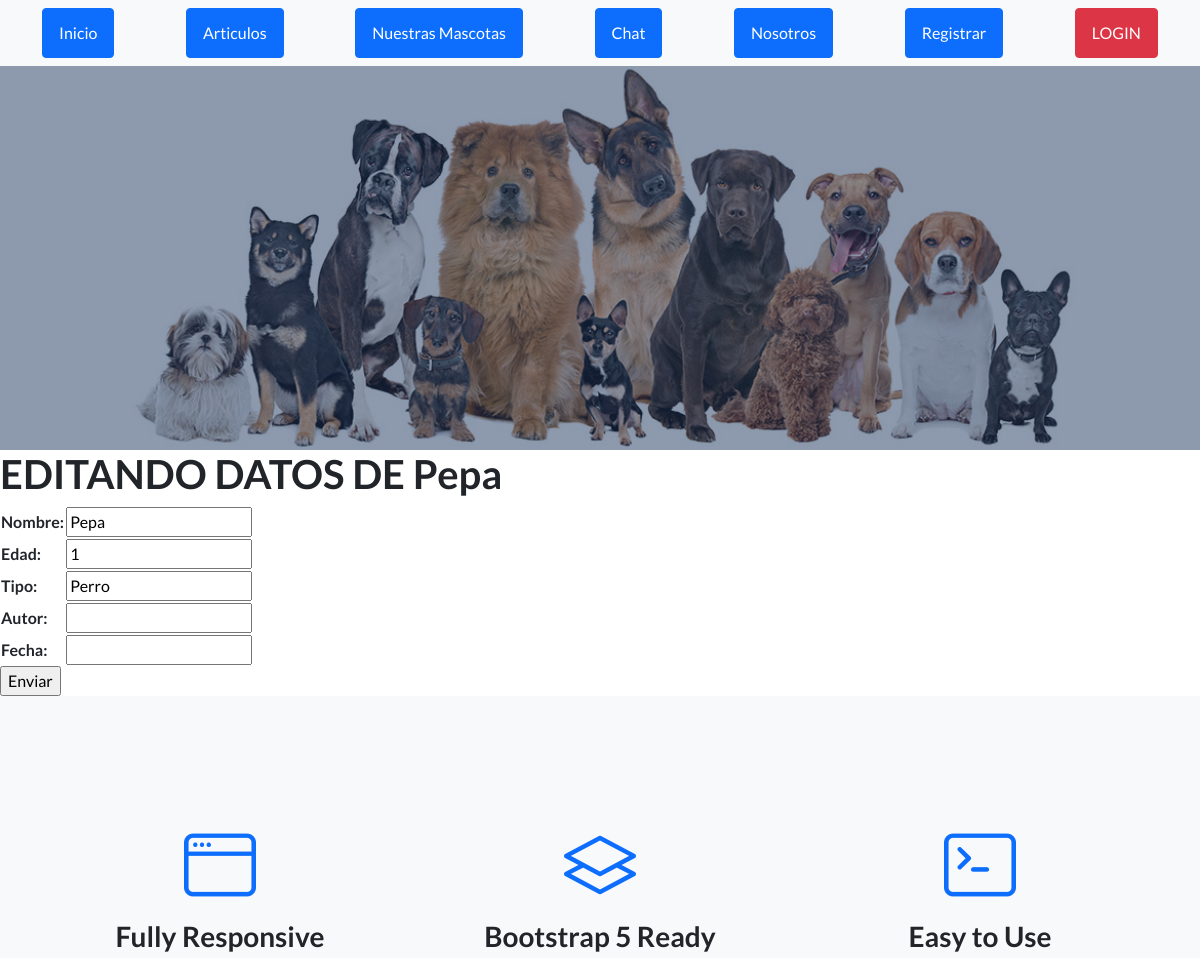
/editarmascota/Pepa (upper part), run on an earlier commit of the app's database.
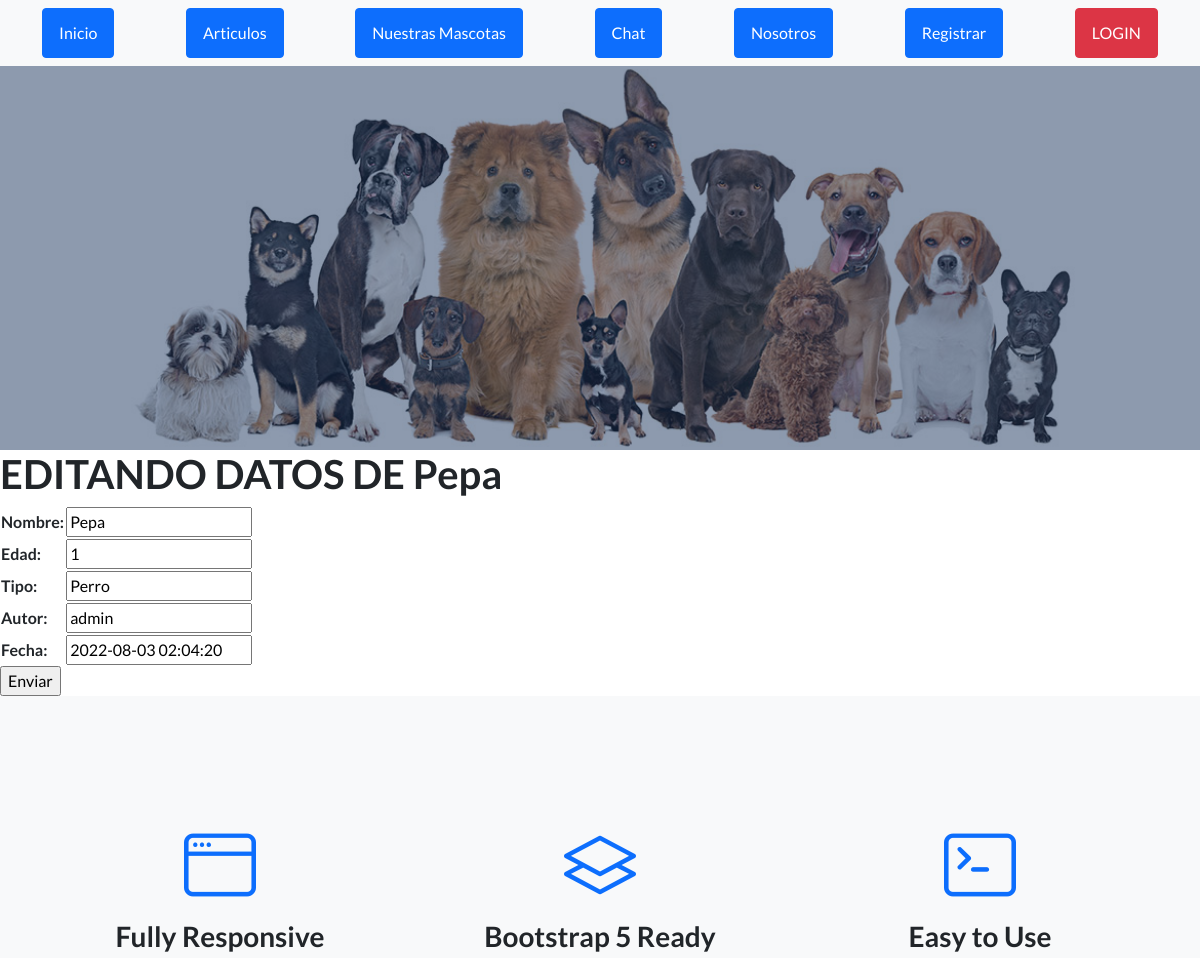
And on a later commit of the database.
### App/models.py (models this page shows, shortened)
class Mascota(models.Model):
    nombre = models.CharField(max_length=50)
    edad = models.IntegerField()
    tipo = models.CharField(max_length=50) #perro, gato, etc.
    autor = models.CharField(max_length=40,null=True)
    fecha = models.DateTimeField(null=True)
    imagen = models.ImageField(upload_to = "mascotas", null=True, blank=True)

### App/views.py (the view)
# urls.py: path('editarmascota/<nombre_mascota>', editarmascota, name='editarmascota'),
def editarmascota(request,nombre_mascota):
    autor = request.user.username
    fecha = datetime.now().strftime("%Y-%m-%d %H:%M:%S")
    mascotas= Mascota.objects.get(nombre=nombre_mascota)
    if request.method == "POST":
        form = MascotaFormulario(request.POST)
        if form.is_valid():
            info = form.cleaned_data
            mascotas.nombre = info['nombre']
            mascotas.edad= info["edad"]
            mascotas.tipo= info["tipo"]
            mascotas.autor= info["autor"]
            mascotas.fecha= fecha
            mascotas.save()
            return render(request,"App/inicio.html")
    else:
        form= MascotaFormulario(initial={"nombre":mascotas.nombre, "edad":mascotas.edad, "tipo":mascotas.tipo, "autor":mascotas.autor, "fecha":mascotas.fecha})
    return render(request, "App/editarmascota.html",{"formulario":form, "nombre_mascota":nombre_mascota})

### App/forms.py
class MascotaFormulario(forms.Form):
    nombre = forms.CharField()
    edad = forms.IntegerField()
    tipo = forms.CharField()
    autor = forms.CharField(max_length=60)
    fecha = forms.DateTimeField()

### App/templates/App/editarmascota.html (shortened to what this page needs)
{% extends "App/padre.html" %}
{% load static %}
{% block cambia %}
<h1>EDITANDO DATOS DE {{ nombre_mascota }}</h1>
    <form action="{% url 'editarmascota' nombre_mascota %}" method="POST"> {% csrf_token %}
        <table>
            {{ formulario.as_table }}
        </table>
            <input type="submit" value="Enviar">
    </form>
{% endblock %}

What changed in the data, as far as the page shows it:
changed Mascota "Pepa": autor (not shown) → "admin"; fecha (not shown) → "2022-08-03 02:04:20"
